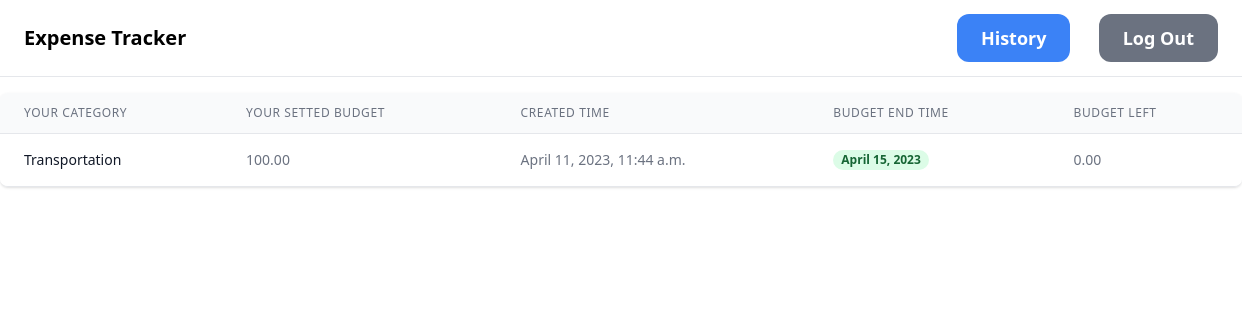
The page /budget_view/1 (signed in) on the database as committed earlier.
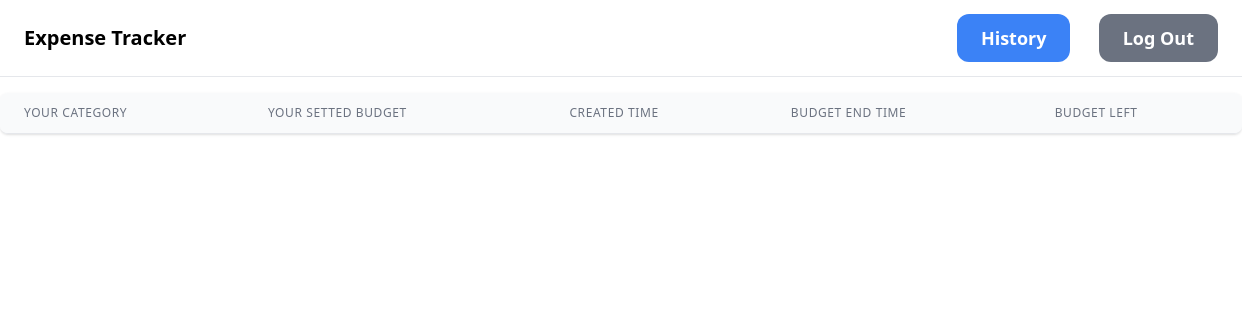
The same page on the database as committed later.
### appname/models.py (models this page shows, shortened)
class Budget(models.Model):
    user = models.ForeignKey(User, on_delete=models.CASCADE)
    category = models.ForeignKey(Category, on_delete=models.CASCADE)
    limit = models.DecimalField(max_digits=10, decimal_places=2)
    left = models.DecimalField(max_digits=10, decimal_places=2, default=0)
    created = models.DateTimeField(auto_now_add=True)
    timestamp = models.DateTimeField(default=datetime.now, null=True, blank=True)
    end_date= models.DateField()

class Category(models.Model):
    user = models.ForeignKey(User, on_delete=models.CASCADE)
    name = models.CharField(max_length=255)
    description = models.TextField(blank=True, null=True)
    def __str__(self):
        return self.name

### appname/views.py (the view)
# urls.py: path('budget_view/<int:pk>', views.budget_view,name='budget_view'),
@login_required
def budget_view(request,pk):
    user= request.user
    today = timezone.now().date()
    cate = Category.objects.get(id=pk)
    budget = Budget.objects.filter(category=cate)
    context ={
         "budget": budget,
    }
    return render(request,'appname/budget_view.html',context)

### appname/templates/appname/budget_view.html (shortened to what this page needs)
{% extends 'appname/base.html' %}
{% block content %}
<div class="flex flex-col mt-4">
    <div class="-my-2 overflow-x-auto sm:-mx-6 lg:-mx-8">
      <div class="py-2 align-middle inline-block min-w-full sm:px-6 lg:px-8">
        <div class="shadow overflow-hidden border-b border-gray-200 sm:rounded-lg">
          <table class="min-w-full divide-y divide-gray-200">
            <thead class="bg-gray-50">
              <tr>
                <th scope="col" class="px-6 py-3 text-left text-xs font-medium text-gray-500 uppercase tracking-wider">
                  Your Category
                </th>
                <th scope="col" class="px-6 py-3 text-left text-xs font-medium text-gray-500 uppercase tracking-wider">
                  Your Setted Budget
                </th>
                <th scope="col" class="px-6 py-3 text-left text-xs font-medium text-gray-500 uppercase tracking-wider">
                  Created Time
                </th>
                <th scope="col" class="px-6 py-3 text-left text-xs font-medium text-gray-500 uppercase tracking-wider">
                  Budget End Time
                </th>
                <th scope="col" class="px-6 py-3 text-left text-xs font-medium text-gray-500 uppercase tracking-wider">
                    Budget Left
                </th>
              </tr>
            </thead>
            <tbody class="bg-white divide-y divide-gray-200">
                {% for b in budget %}
                <tr>
                  <td class="px-6 py-4 whitespace-nowrap">
                    <div class="text-sm font-medium text-gray-900">{{b.category}}</div>
                  </td>
                  <td class="px-6 py-4 whitespace-nowrap">
                    <div class="text-sm text-gray-500">{{b.limit}}</div>
                  </td>
                  <td class="px-6 py-4 whitespace-nowrap">
                    <div class="text-sm text-gray-500">{{b.timestamp}}</div>
                  </td>
                  <td class="px-6 py-4 whitespace-nowrap">
                    <span class="px-2 inline-flex text-xs leading-5 font-semibold rounded-full bg-green-100 text-green-800">
                      {{b.end_date}}
                    </span>
                  </td>
                  <td class="px-6 py-4 whitespace-nowrap">
                    <div class="text-sm text-gray-500">{{b.left}}</div>
                  </td>
                </tr>
            {% endfor %}
          </table>
        </div>
      </div>
    </div>
  </div>
{% endblock content %}

Rows that differ between the two databases and show on the page:
removed Budget: category "Transportation", limit "100.00", timestamp "April 11, 2023, 11:44 a.m.", end_date "April 15, 2023", left "0.00"
